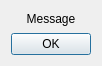
<?xml version="1.0" encoding="UTF-8"?>
<ui version="4.0">
 <class>Dialog_Msg</class>
 <widget class="QDialog" name="Dialog_Msg">
  <property name="geometry">
   <rect>
    <x>0</x>
    <y>0</y>
    <width>98</width>
    <height>66</height>
   </rect>
  </property>
  <property name="sizePolicy">
   <sizepolicy hsizetype="Minimum" vsizetype="Minimum">
    <horstretch>0</horstretch>
    <verstretch>0</verstretch>
   </sizepolicy>
  </property>
  <property name="windowTitle">
   <string>Dialog</string>
  </property>
  <layout class="QVBoxLayout" name="verticalLayout">
   <item>
    <widget class="QLabel" name="label_text_invalid_path">
     <property name="text">
      <string>Message</string>
     </property>
     <property name="alignment">
      <set>Qt::AlignCenter</set>
     </property>
    </widget>
   </item>
   <item alignment="Qt::AlignHCenter">
    <widget class="QPushButton" name="button_invalid_path_ok">
     <property name="text">
      <string>OK</string>
     </property>
    </widget>
   </item>
  </layout>
 </widget>
 <resources/>
 <connections>
  <connection>
   <sender>button_invalid_path_ok</sender>
   <signal>clicked()</signal>
   <receiver>Dialog_Msg</receiver>
   <slot>accept()</slot>
   <hints>
    <hint type="sourcelabel">
     <x>159</x>
     <y>78</y>
    </hint>
    <hint type="destinationlabel">
     <x>159</x>
     <y>49</y>
    </hint>
   </hints>
  </connection>
 </connections>
</ui>
